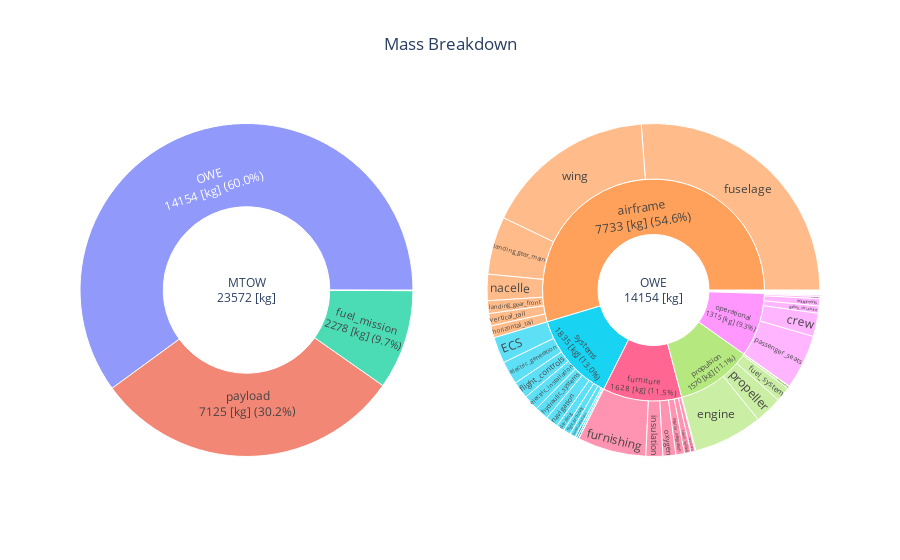

Notebook code for this chart:
### Markdown cell above
## 3. Mass breakdown

### Code cell
fig = mass_breakdown_sun_plot(RESULT_FILE)
fig.show()

### Figure 1 — Plotly figure (JSON) as saved in the notebook; plotly's stock layout.template omitted (floating-point values rounded to 4 significant figures)
{"data": [{"branchvalues": "total", "domain": {"x": [0, 0.45], "y": [0, 1]}, "labels": ["MTOW<br>23572 [kg]", "payload<br>7125 [kg] (30.2%)", "fuel_mission<br>2278 [kg] (9.7%)", "H2_mission<br>0 [kg] (0.0%)", "OWE<br>14154 [kg] (60.0%)"], "parents": ["", "MTOW<br>23572 [kg]", "MTOW<br>23572 [kg]", "MTOW<br>23572 [kg]", "MTOW<br>23572 [kg]"], "type": "sunburst", "values": [23572, 7125, 2278.0, 0, 14150.0]}, {"branchvalues": "total", "domain": {"x": [0.55, 1], "y": [0, 1]}, "labels": ["OWE<br>14154 [kg]", "airframe<br>7733 [kg] (54.6%)", "propulsion<br>1570 [kg] (11.1%)", "systems<br>1835 [kg] (13.0%)", "furniture<br>1628 [kg] (11.5%)", "operational<br>1315 [kg] (9.3%)", "wing", "fuselage", "horizontal_tail", "vertical_tail", "landing_gear_main", "landing_gear_front", "nacelle", "engine", "propeller", "engine_controls", "fuel_system", "fuel_cell", "motor", "power_electronics", "cooling", "H2_distribution", "cables", "battery", "H2_storage", "APU", "electric_generation", "electric_installation", "hydraulic_systems", "fire_protection", "flight_furnishing", "automatic_flight_system", "communications", "ECS", "de-icing", "navigation", "flight_controls", "furnishing", "water", "interior_integration", "insulation", "cabin_lighting", "seats_crew", "oxygen", "passenger_seats", "unusable_fuel", "documents_toolkit", "galley_structure", "crew", "equipments"], "parents": ["", "OWE<br>14154 [kg]", "OWE<br>14154 [kg]", "OWE<br>14154 [kg]", "OWE<br>14154 [kg]", "OWE<br>14154 [kg]", "airframe<br>7733 [kg] (54.6%)", "airframe<br>7733 [kg] (54.6%)", "airframe<br>7733 [kg] (54.6%)", "airframe<br>7733 [kg] (54.6%)", "airframe<br>7733 [kg] (54.6%)", "airframe<br>7733 [kg] (54.6%)", "airframe<br>7733 [kg] (54.6%)", "propulsion<br>1570 [kg] (11.1%)", "propulsion<br>1570 [kg] (11.1%)", "propulsion<br>1570 [kg] (11.1%)", "propulsion<br>1570 [kg] (11.1%)", "propulsion<br>1570 [kg] (11.1%)", "propulsion<br>1570 [kg] (11.1%)", "propulsion<br>1570 [kg] (11.1%)", "propulsion<br>1570 [kg] (11.1%)", "propulsion<br>1570 [kg] (11.1%)", "propulsion<br>1570 [kg] (11.1%)", "propulsion<br>1570 [kg] (11.1%)", "propulsion<br>1570 [kg] (11.1%)", "systems<br>1835 [kg] (13.0%)", "systems<br>1835 [kg] (13.0%)", "systems<br>1835 [kg] (13.0%)", "systems<br>1835 [kg] (13.0%)", "systems<br>1835 [kg] (13.0%)", "systems<br>1835 [kg] (13.0%)", "systems<br>1835 [kg] (13.0%)", "systems<br>1835 [kg] (13.0%)", "systems<br>1835 [kg] (13.0%)", "systems<br>1835 [kg] (13.0%)", "systems<br>1835 [kg] (13.0%)", "systems<br>1835 [kg] (13.0%)", "furniture<br>1628 [kg] (11.5%)", "furniture<br>1628 [kg] (11.5%)", "furniture<br>1628 [kg] (11.5%)", "furniture<br>1628 [kg] (11.5%)", "furniture<br>1628 [kg] (11.5%)", "furniture<br>1628 [kg] (11.5%)", "furniture<br>1628 [kg] (11.5%)", "operational<br>1315 [kg] (9.3%)", "operational<br>1315 [kg] (9.3%)", "operational<br>1315 [kg] (9.3%)", "operational<br>1315 [kg] (9.3%)", "operational<br>1315 [kg] (9.3%)", "operational<br>1315 [kg] (9.3%)"], "type": "sunburst", "values": [14150.0, 7733.0, 1570.0, 1835.0, 1628.0, 1315, 2362.0, 3704.0, 165.2, 168.7, 795.9, 175.8, 361.3, 950.7, 380.5, 36.73, 202.5, 1.538e-05, 0, 0, 0, 0, 0, 0, 0, 0, 319.1, 212.7, 188.6, 25, 100, 30, 80, 360, 110.4, 173.9, 235.7, 942.9, 10, 117.9, 232.5, 87.51, 60, 177.5, 750, 30, 15, 100, 320, 100]}], "layout": {"title": {"text": "Mass Breakdown", "x": 0.5}}}
